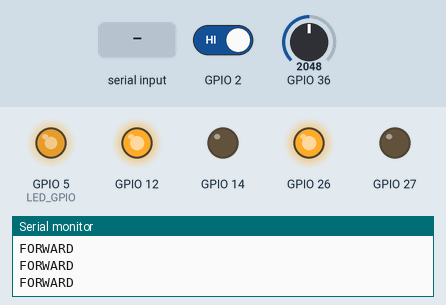
Simulated run of this sketch. Board: ESP32. On the bench: output pins drawn as LEDs (lit = HIGH), the last lines printed to the serial monitor. Inputs (shaded band) come from the test bench; at power-on: GPIO 2 HIGH, GPIO 36 = 2048. WiFi joins after 1.5 s; servers stay silent unless stated; nothing arrives over Bluetooth unless stated.

Above: at 2.7 s.
2.8 s: "F" received over the second serial link
4.3 s: "B" received over the second serial link
At 6.8 s:
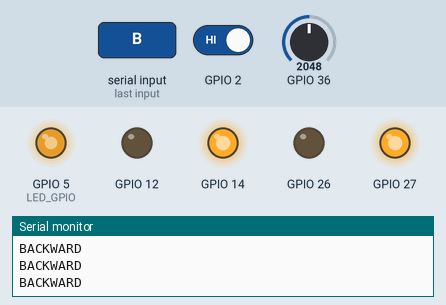
7.3 s: "R" received over the second serial link
8.8 s: GPIO 2 driven LOW
At 9.9 s:
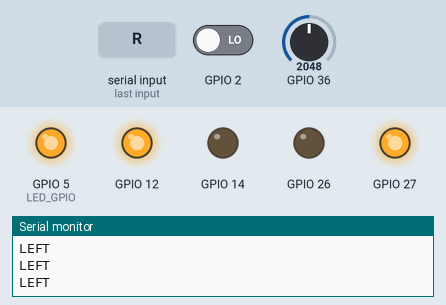
10.3 s: "L" received over the second serial link
At 11.2 s:
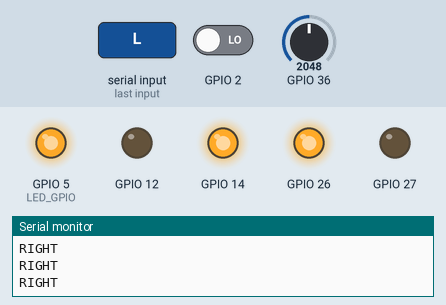
11.8 s: "S" received over the second serial link
At 13.0 s:
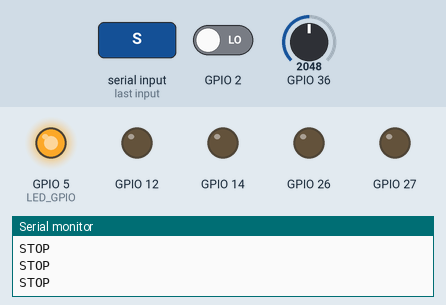
Timing chart, 0 to 14.3 s (numbered marks = the images above; inputs shaded):
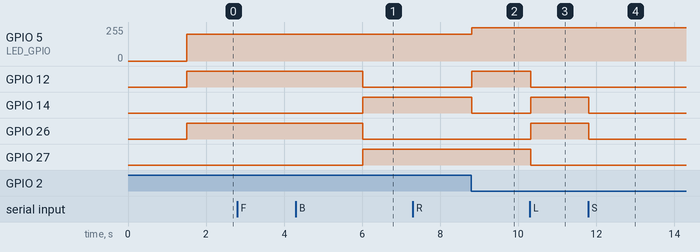

The sketch:

USGV.ino
```cpp
#include "BluetoothSerial.h"
#include <FirebaseESP32.h>
#include <WiFi.h>

#define WIFI_SSID "iPhone"
#define WIFI_PASSWORD "11221122"
#define FIREBASE_HOST "remotecontrol-c54b9-default-rtdb.firebaseio.com"  /// databaser URL
#define FIREBASE_AUTH "8F5hIOvMLRd-8k11cxTY09Lqa0Aqfrgf1RrSv4JzH7Y"   /// API key

//8F5hIOvMLRd-8k11cxTY09Lqa0Aqfrgf1RrSv4JzH7Y

FirebaseData fbdo;
FirebaseData getdata1;

#if !defined(CONFIG_BT_ENABLED) || !defined(CONFIG_BLUEDROID_ENABLED)
#error Bluetooth is not enabled! Please run make menuconfig to and enable it
#endif

BluetoothSerial SerialBT;

#define LED_GPIO   5
#define PWM1_Ch    0
#define PWM1_Res   8
#define PWM1_Freq  1000

void setup() {
  pinMode(12, OUTPUT);
  pinMode(14, OUTPUT);
  pinMode(27, OUTPUT);
  pinMode(26, OUTPUT);

  digitalWrite(12, 0);
  digitalWrite(14, 0);
  digitalWrite(27, 0);
  digitalWrite(26, 0);

  Serial.begin(115200);
  SerialBT.begin("USGV"); //Bluetooth device name
  Serial.println("The device started, now you can pair it with bluetooth!");

  WiFi.begin(WIFI_SSID, WIFI_PASSWORD);
  while (WiFi.status() != WL_CONNECTED) {
    delay(500);
    Serial.print(".");
  }
  Serial.println("");
  Serial.println("WiFi connected");

  Firebase.begin(FIREBASE_HOST, FIREBASE_AUTH);
  Firebase.reconnectWiFi(true);

  ledcAttachPin(LED_GPIO, PWM1_Ch);
  ledcSetup(PWM1_Ch, PWM1_Freq, PWM1_Res);
}
char rx;
bool manualMode = true;
unsigned long lastTimeManual = 0;

void loop() {
  if (SerialBT.available()) {
    rx = SerialBT.read();
    Serial.println(rx);
  }

  if (digitalRead(2) == LOW) {
    manualMode = true;
    lastTimeManual = millis();
  } else {
    manualMode = false;
  }

  if (manualMode) {
    manualControl();
  } else {
    automaticControl();
  }
  delay(20);
}

void manualControl() {
  int s = analogRead(A0);
  if (s > 300) {
    digitalWrite(2, 1);
  } else {
    digitalWrite(2, 0);
  }

  if (rx == 'F') {
    Serial.println("FORWARD");
    ledcWrite(PWM1_Ch, 200);
    digitalWrite(12, 1);
    digitalWrite(14, 0);
    digitalWrite(26, 1);
    digitalWrite(27, 0);
  } else if (rx == 'B') {
    Serial.println("BACKWARD");
    ledcWrite(PWM1_Ch, 200);
    digitalWrite(12, 0);
    digitalWrite(14, 1);
    digitalWrite(26, 0);
    digitalWrite(27, 1);
  } else if (rx == 'R') {
    Serial.println("LEFT");
    ledcWrite(PWM1_Ch, 250);
    digitalWrite(12, 1);
    digitalWrite(14, 0);
    digitalWrite(26, 0);
    digitalWrite(27, 1);
  } else if (rx == 'L') {
    Serial.println("RIGHT");
    ledcWrite(PWM1_Ch, 250);
    digitalWrite(12, 0);
    digitalWrite(14, 1);
    digitalWrite(26, 1);
    digitalWrite(27, 0);
  } else if (rx == 'S') {
    Serial.println("STOP");
    digitalWrite(12, 0);
    digitalWrite(14, 0);
    digitalWrite(26, 0);
    digitalWrite(27, 0);
  }
}

void automaticControl() {
  unsigned long currentTime = millis();
  if ((currentTime - lastTimeManual) % 12000 < 6000) {
    // Forward for 6 seconds
    Serial.println("FORWARD");
    ledcWrite(PWM1_Ch, 200);
    digitalWrite(12, 1);
    digitalWrite(14, 0);
    digitalWrite(26, 1);
    digitalWrite(27, 0);
  } else {
    // Backward for 6 seconds
    Serial.println("BACKWARD");
    ledcWrite(PWM1_Ch, 200);
    digitalWrite(12, 0);
    digitalWrite(14, 1);
    digitalWrite(26, 0);
    digitalWrite(27, 1);
  }
}
```

Measured:
- after the input at 8.8 s, GPIO 5 (LED_GPIO): 199/255 → 249/255 at once; GPIO 12: LOW → HIGH at once; GPIO 14: HIGH → LOW at once
- after the input at 10.3 s, GPIO 12, GPIO 27: HIGH → LOW at once; GPIO 14, GPIO 26: LOW → HIGH at once
- after the input at 11.8 s, GPIO 14, GPIO 26: HIGH → LOW at once
